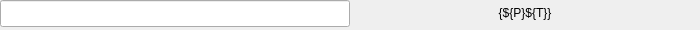
        <widget class="PyDMFrame" name="composite_11">
          <property name="geometry">
            <rect>
              <x>0</x>
              <y>0</y>
              <width>700</width>
              <height>30</height>
            </rect>
          </property>
          <property name="sizePolicy">
            <sizepolicy hsizetype="Ignored" vsizetype="Ignored">
              <horstretch>0</horstretch>
              <verstretch>0</verstretch>
            </sizepolicy>
          </property>
          <layout class="QGridLayout" name="gridLayout_12" columnstretch="350,349,1" rowstretch="5,15,7,3">
            <property name="leftMargin">
              <number>0</number>
            </property>
            <property name="topMargin">
              <number>0</number>
            </property>
            <property name="rightMargin">
              <number>0</number>
            </property>
            <property name="bottomMargin">
              <number>0</number>
            </property>
            <property name="horizontalSpacing">
              <number>0</number>
            </property>
            <property name="verticalSpacing">
              <number>0</number>
            </property>
            <item row="0" column="0" rowspan="3" colspan="3">
              <widget class="PyDMDrawingRectangle" name="rectangle_7">
                <property name="geometry">
                  <rect>
                    <x>0</x>
                    <y>0</y>
                    <width>700</width>
                    <height>27</height>
                  </rect>
                </property>
                <property name="sizePolicy">
                  <sizepolicy hsizetype="Ignored" vsizetype="Ignored">
                    <horstretch>0</horstretch>
                    <verstretch>0</verstretch>
                  </sizepolicy>
                </property>
                <property name="brush" stdset="0">
                  <brush brushstyle="SolidPattern">
                    <color alpha="255">
                      <red>255</red>
                      <green>255</green>
                      <blue>255</blue>
                    </color>
                  </brush>
                </property>
                <property name="penStyle" stdset="0">
                  <enum>Qt::SolidLine</enum>
                </property>
                <property name="penColor" stdset="0">
                  <color>
                    <red>255</red>
                    <green>255</green>
                    <blue>255</blue>
                  </color>
                </property>
                <property name="penWidth" stdset="0">
                  <double>3</double>
                </property>
                <property name="penCapStyle" stdset="0">
                  <enum>Qt::FlatCap</enum>
                </property>
                <property name="toolTip">
                  <string>rectangle_7</string>
                </property>
              </widget>
            </item>
            <item row="3" column="0" colspan="2">
              <widget class="PyDMDrawingLine" name="polyline_45">
                <property name="geometry">
                  <rect>
                    <x>0</x>
                    <y>27</y>
                    <width>699</width>
                    <height>3</height>
                  </rect>
                </property>
                <property name="sizePolicy">
                  <sizepolicy hsizetype="Ignored" vsizetype="Ignored">
                    <horstretch>0</horstretch>
                    <verstretch>0</verstretch>
                  </sizepolicy>
                </property>
                <property name="toolTip">
                  <string>polyline_45</string>
                </property>
                <property name="brush" stdset="0">
                  <brush brushstyle="SolidPattern">
                    <color alpha="255">
                      <red>10</red>
                      <green>0</green>
                      <blue>184</blue>
                    </color>
                  </brush>
                </property>
                <property name="penStyle" stdset="0">
                  <enum>Qt::SolidLine</enum>
                </property>
                <property name="penColor" stdset="0">
                  <color>
                    <red>10</red>
                    <green>0</green>
                    <blue>184</blue>
                  </color>
                </property>
                <property name="penWidth" stdset="0">
                  <double>3</double>
                </property>
                <property name="penCapStyle" stdset="0">
                  <enum>Qt::FlatCap</enum>
                </property>
                <property name="penWidth" stdset="0">
                  <double>3</double>
                </property>
                <property name="penStyle" stdset="0">
                  <enum>Qt::SolidLine</enum>
                </property>
                <property name="penColor" stdset="0"/>
                <property name="penCapStyle" stdset="0">
                  <enum>Qt::FlatCap</enum>
                </property>
              </widget>
            </item>
            <item row="1" column="1" colspan="2">
              <widget class="QLabel" name="text_28">
                <property name="geometry">
                  <rect>
                    <x>350</x>
                    <y>5</y>
                    <width>350</width>
                    <height>15</height>
                  </rect>
                </property>
                <property name="sizePolicy">
                  <sizepolicy hsizetype="Ignored" vsizetype="Ignored">
                    <horstretch>0</horstretch>
                    <verstretch>0</verstretch>
                  </sizepolicy>
                </property>
                <property name="text">
                  <string>{${P}${T}}</string>
                </property>
                <property name="font">
                  <font>
                    <pointsize>9</pointsize>
                  </font>
                </property>
                <property name="brush" stdset="0">
                  <brush brushstyle="NoBrush">
                    <color alpha="255">
                      <red>0</red>
                      <green>0</green>
                      <blue>0</blue>
                    </color>
                  </brush>
                </property>
                <property name="toolTip">
                  <string>text_28</string>
                </property>
                <property name="alignment">
                  <set>Qt::AlignCenter</set>
                </property>
                <property name="styleSheet">
                  <string notr="true">QLabel#text_28 {
  color: rgb(0, 0, 0);
  }</string>
                </property>
              </widget>
            </item>
            <item row="0" column="0" rowspan="3">
              <widget class="PyDMLineEdit" name="text_entry_3">
                <property name="geometry">
                  <rect>
                    <x>0</x>
                    <y>0</y>
                    <width>350</width>
                    <height>27</height>
                  </rect>
                </property>
                <property name="sizePolicy">
                  <sizepolicy hsizetype="Ignored" vsizetype="Ignored">
                    <horstretch>0</horstretch>
                    <verstretch>0</verstretch>
                  </sizepolicy>
                </property>
                <property name="channel" stdset="0">
                  <string>ca://${P}${T}.DESC</string>
                </property>
                <property name="toolTip">
                  <string>${P}${T}.DESC</string>
                </property>
                <property name="font">
                  <font>
                    <pointsize>16</pointsize>
                  </font>
                </property>
                <property name="styleSheet">
                  <string notr="true">PyDMLineEdit#text_entry_3 {
  color: rgb(10, 0, 184);
  background-color: rgb(236, 236, 236);
  border: 1px solid black;
  margin: 0px;
  padding: 0px;
  spacing: 0px;
  }</string>
                </property>
              </widget>
            </item>
          </layout>
        </widget>
